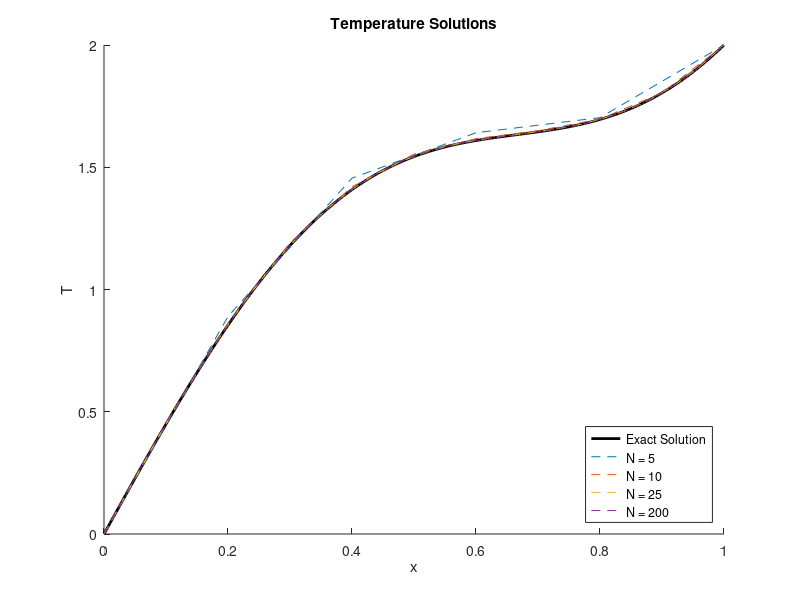
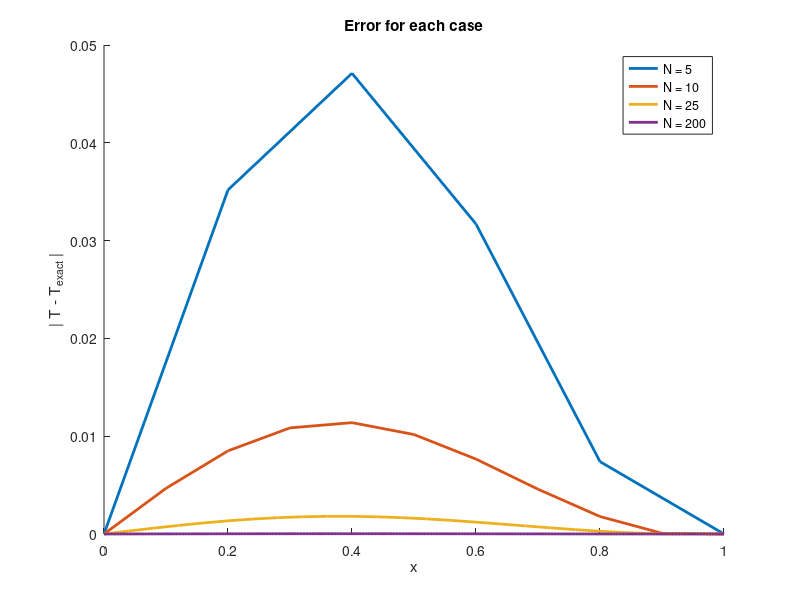
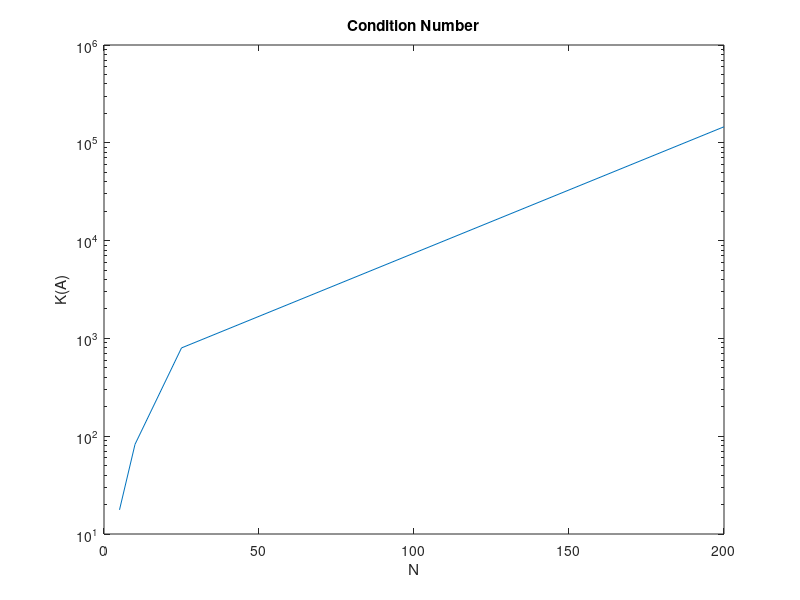
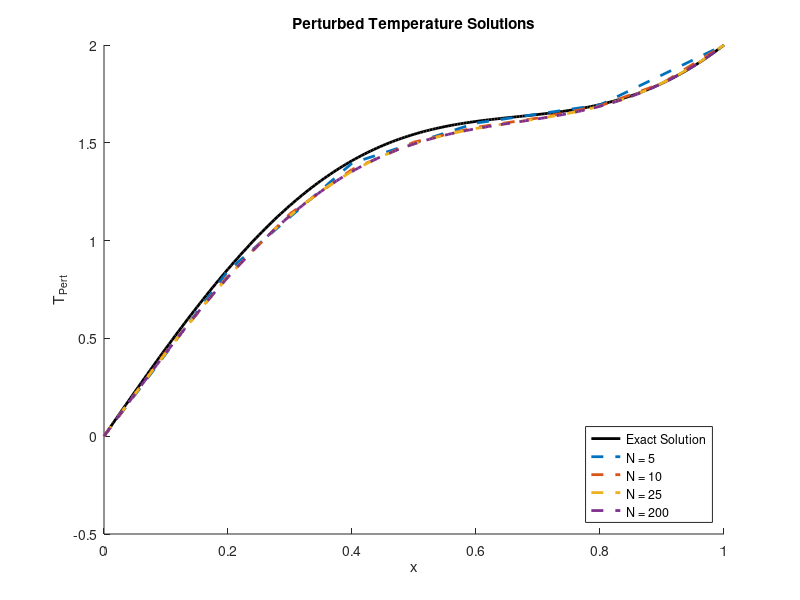

Here is the MATLAB script that generated these plots, in order:
% HW 1, 1D heat Equation
% Corbin Foucart

%% Sinusoidal Source Function, 1.d,e
clear all; close all; clc;

% Source Function
source = @(x) -10.*sin(3*pi/2.*x);

% Exact Solution
exact_soln = @(x) (2 + 40/(9*pi^2)).*x + 40/(9*pi^2).*sin(3*pi/2.*x);

% boundary conditions
T_0 = 0; T_L = 2;
x_0 = 0; x_L = 1;

% ---------------------- Approximate Solution ------------------------ %
% Goal is to solve system At = b

% number of points in domain
N = [5, 10, 25, 200];

% for each number of points
for ii = 1:length(N)

num_points = N(ii);    
h = 1/num_points;
x = [x_0:h:x_L]';

% assembly of A
A = zeros(num_points + 1);
for i = 2:num_points
    A(i, i - 1) = 1;
    A(i,i) = -2;
    A(i, i + 1) = 1;
end
A(1,1) = 1;
A(num_points + 1, num_points + 1) = 1;

% assembly of b (rhs)
b = zeros(num_points + 1, 1);

f_x = source(x);
for k = 2: num_points
    b(k) = f_x(k) * h^2;   
end
b(1) = T_0;
b(num_points + 1) = T_L;

% temperatures vector (soln vector)

t = A\b;
t_exact = exact_soln(x);

% Error
error = abs(t - t_exact);

% Condition Numbers, Perturbation
dA = 0.1*A;
dA(1,1) = 0;
dA(num_points + 1, num_points + 1) = 0;
t_pert = (A + dA)\b;

% save the data we created for plotting
C{ii} = {A, b, t, t_exact, x, error, t_pert};

K(ii) = norm(inv(A), 'fro')*norm(A, 'fro');

end



% ------------------- Visualization, Plotting ------------------------- %

figure()
hold all
title('Temperature Solutions')
xlabel('x')
ylabel('T')
% exact solution
plot(C{1,4}{1,5}, C{1,4}{1,4}, 'k-' ,'linewidth', 2)
% for all other solutions
for plot_case = 1:length(N)
    plot(C{1,plot_case}{1,5}, C{1,plot_case}{1,3}, '--')
end
legend('Exact Solution', 'N = 5', 'N = 10', 'N = 25', 'N = 200', ...
    'Location', 'southeast')

figure()
hold all
title('Error for each case')
xlabel('x')
ylabel('| T - T_{exact} |')
for plot_case = 1:length(N)
    plot(C{1,plot_case}{1,5}, C{1,plot_case}{1,6}, '-', 'linewidth', 2)
end
legend('N = 5', 'N = 10', 'N = 25', 'N = 200', ...
    'Location', 'northeast')


figure()
semilogy(N, K)
hold on
title('Condition Number')
xlabel('N')
ylabel('K(A)')

figure()
hold all
title('Perturbed Temperature Solutions')
xlabel('x')
ylabel('T_{Pert}')
% exact solution
plot(C{1,4}{1,5}, C{1,4}{1,4}, 'k-' ,'linewidth', 2)
% for all other solutions
for plot_case = 1:length(N)
    plot(C{1,plot_case}{1,5}, C{1,plot_case}{1,7}, '--', 'linewidth', 2)
end
legend('Exact Solution', 'N = 5', 'N = 10', 'N = 25', 'N = 200', ...
    'Location', 'southeast')


%% Piecewise Source Function, 1.f
clear all; close all; clc;

% boundary conditions
T_0 = 0; T_L = 2;
x_0 = 0; x_L = 1;

% ---------------------- Approximate Solution ------------------------ %
% Goal is to solve system At = b

% number of points in domain
N = [5, 10, 25, 200];

% for each number of points
for ii = 1:length(N)

num_points = N(ii);    
h = 1/num_points;
x = [x_0:h:x_L]';

% assembly of A
A = zeros(num_points + 1);
for i = 2:num_points
    A(i, i - 1) = 1;
    A(i,i) = -2;
    A(i, i + 1) = 1;
end
A(1,1) = 1;
A(num_points + 1, num_points + 1) = 1;

% computation of source function
f_x = zeros(length(x), 1);
for j = 1:length(x)
    if and((x(j) > 1/6),(x(j) < 1/3))
        f_x(j) = -100;
    elseif ((x(j) > 2/3) && (x(j) < 5/6))
        f_x(j) = 100;
    end
end

% assembly of b (rhs)
b = zeros(num_points + 1, 1);
for k = 2: num_points
    b(k) = f_x(k) * h^2;   
end
b(1) = T_0;
b(num_points + 1) = T_L;

% temperatures vector (soln vector)

t = A\b;

% save the data we created for plotting
C{ii} = {A, b, t, x, f_x};
end



% ------------------- Visualization, Plotting ------------------------- %

figure()
hold all
title('Temperature Solutions')
xlabel('x')
ylabel('T')
% plot every solution besides last
for plot_case = 1:length(N) - 1
    plot(C{1,plot_case}{1,4}, C{1,plot_case}{1,3}, '--')
end
% plot best case thicker and in black for comparison
plot(C{1,length(N)}{1,4}, C{1,length(N)}{1,3}, 'k-', 'linewidth', 2)
legend('N = 5', 'N = 10', 'N = 25', 'N = 200', ...
    'Location', 'southwest')

%% Part 1.h
clear all; close all; clc;

A = zeros(6);
for i = 2:5
    A(i,i) = -2;
    A(i, i - 1) = 1;
    A(i, i + 1) = 1;
end
A(1,1) = 1;
A(6, 5) = -1;
A(6,6) = 1;

A
A_inverse = inv(A)

fprintf('We see that the inverse of A exists and A is NOT singular.');